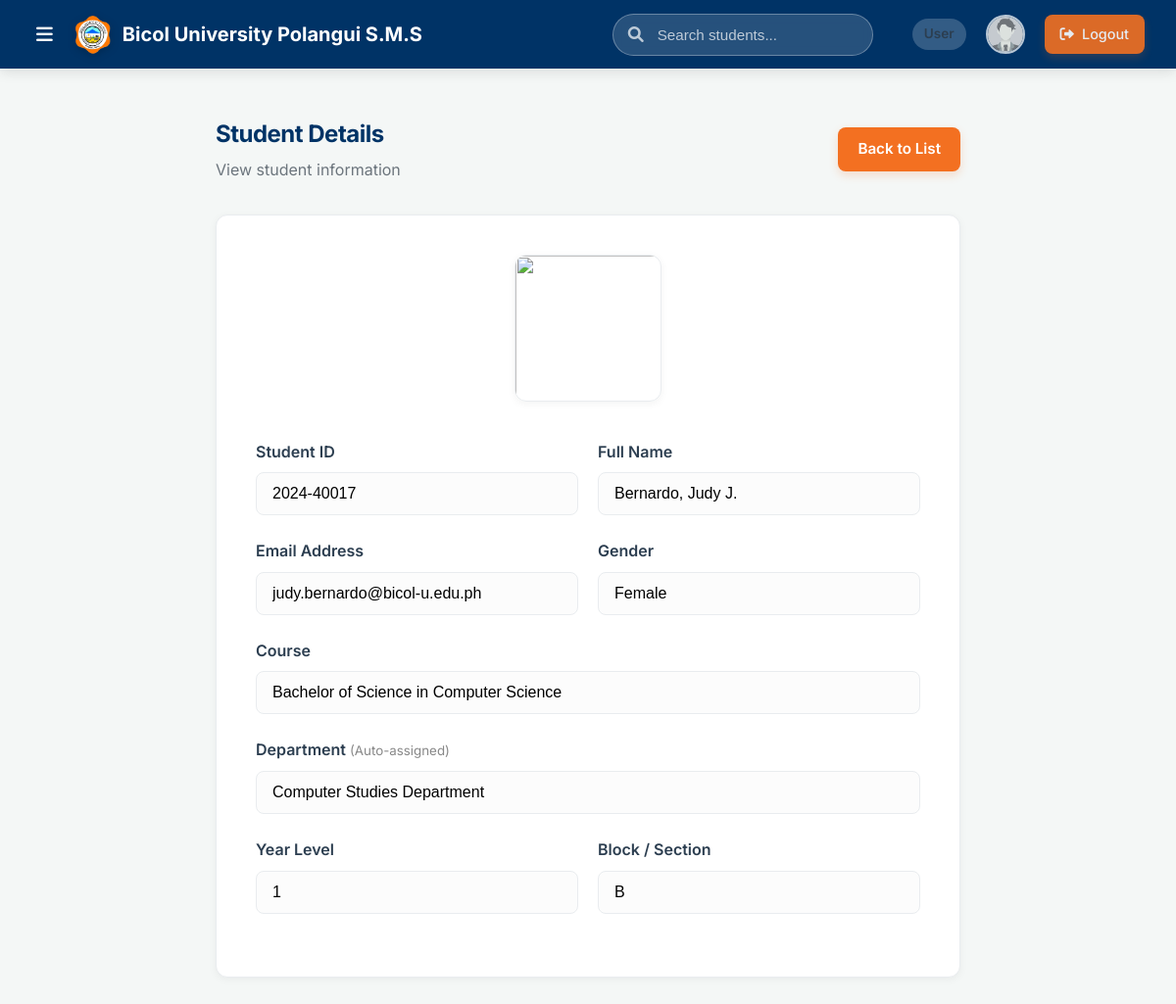
The app's page /frontend/student_dashboard_user.php?id=137 (signed in) with its own data.
### tables this page shows
CREATE TABLE `students` (
  `id` int(11) NOT NULL,
  `student_id` varchar(20) NOT NULL,
  `name` varchar(100) NOT NULL,
  `email` varchar(100) NOT NULL,
  `gender` enum('Male','Female') NOT NULL,
  `department` varchar(100) NOT NULL,
  `course` varchar(100) NOT NULL,
  `year_level` int(11) NOT NULL,
  `block` varchar(10) NOT NULL,
  `image_blob` longblob DEFAULT NULL,
  `created_at` timestamp NOT NULL DEFAULT current_timestamp(),
  `updated_at` timestamp NOT NULL DEFAULT current_timestamp() ON UPDATE current_timestamp()
);

### frontend/student_dashboard_user.php (the view, shortened to what this page needs)
<?php
require_once '../database/config.php';
$viewMode = false;
$student = null;
if (isset($_GET['id'])) {
    $viewMode = true;
    $id = $_GET['id'];
    try {
        $stmt = $pdo->prepare("SELECT * FROM students WHERE id = ?");
        $stmt->execute([$id]);
        $student = $stmt->fetch();
    } catch (PDOException $e) {
        die($e->getMessage());
    }
}
?>
<!DOCTYPE html>
<html lang="en">
<head>
    <link rel="stylesheet" href="css/style.css">
    <link rel="stylesheet" href="https://cdnjs.cloudflare.com/ajax/libs/font-awesome/6.0.0/css/all.min.css">
</head>
<body>
    <?php include 'includes/header_offcanvas.php'; ?>
    <div class="container" style="padding-top: 3rem; padding-bottom: 3rem; max-width: 800px;">
        <div style="display: flex; align-items: center; justify-content: space-between; margin-bottom: 2rem;">
            <div>
                <h2 style="margin-bottom: 5px;"><?php echo $viewMode ? 'Student Details' : 'Add New Student'; ?></h2>
                <p style="color: var(--text-secondary);"><?php echo $viewMode ? 'View student information' : 'Fill in the details below'; ?></p>
            </div>
            <a href="students_list_user.php" class="btn btn-secondary">Back to List</a>
        </div>
        <form action="student_dashboard_user.php" method="POST" enctype="multipart/form-data" class="auth-card" style="max-width: 100%;">
            <div style="text-align: center; margin-bottom: 30px;">
                <?php if ($viewMode): ?>
                    <img src="../backend/image.php?type=student&id=<?php echo $student['id']; ?>" style="width: 150px; height: 150px; object-fit: cover; border-radius: 12px; border: 1px solid var(--border-color); box-shadow: var(--shadow-sm);">
                <?php endif; ?>
            </div>
            <div style="display: grid; grid-template-columns: 1fr 1fr; gap: 20px;">
                <div class="form-group">
                    <label>Student ID</label>
                    <input type="text" name="student_id" class="form-control" value="<?php echo htmlspecialchars($student['student_id'] ?? ''); ?>" <?php echo $viewMode ? 'readonly' : 'required'; ?> placeholder="e.g. 2023-12345">
                </div>
                <div class="form-group">
                    <label>Full Name</label>
                    <input type="text" name="name" class="form-control" value="<?php echo htmlspecialchars($student['name'] ?? ''); ?>" <?php echo $viewMode ? 'readonly' : 'required'; ?> placeholder="Last Name, First Name M.I.">
                </div>
            </div>
            <div style="display: grid; grid-template-columns: 1fr 1fr; gap: 20px;">
                <div class="form-group">
                    <label>Email Address</label>
                    <input type="email" name="email" class="form-control" value="<?php echo htmlspecialchars($student['email'] ?? ''); ?>" <?php echo $viewMode ? 'readonly' : 'required'; ?> placeholder="example@bicol-u.edu.ph">
                </div>
                <div class="form-group">
                    <label>Gender</label>
                    <?php if ($viewMode): ?>
                        <input type="text" class="form-control" value="<?php echo htmlspecialchars($student['gender'] ?? ''); ?>" readonly>
                    <?php endif; ?>
                </div>
            </div>
            <div class="form-group">
                <label>Course</label>
                <?php if ($viewMode): ?>
                    <input type="text" class="form-control" value="<?php echo htmlspecialchars($student['course']); ?>" readonly>
                <?php endif; ?>
            </div>
            <div class="form-group">
                <label>Department <small style="font-weight: normal; color: #888;">(Auto-assigned)</small></label>
                <input type="text" id="departmentDisplay" class="form-control" readonly value="<?php echo htmlspecialchars($student['department'] ?? ''); ?>">
            </div>
            <div style="display: grid; grid-template-columns: 1fr 1fr; gap: 20px;">
                <div class="form-group">
                    <label>Year Level</label>
                    <?php if ($viewMode): ?>
                        <input type="text" class="form-control" value="<?php echo htmlspecialchars($student['year_level']); ?>" readonly>
                    <?php endif; ?>
                </div>
                <div class="form-group">
                    <label>Block / Section</label>
                    <?php if ($viewMode): ?>
                        <input type="text" class="form-control" value="<?php echo htmlspecialchars($student['block']); ?>" readonly>
                    <?php endif; ?>
                </div>
            </div>
        </form>
    </div>
</body>
</html>

### frontend/css/style.css (style rules this page uses)
:root { --bu-blue: #003366; --bu-blue-light: #004d99; --bu-orange: #f37021; --bu-orange-hover: #d9621b; --bg-body: #f4f7f6; --bg-card: #ffffff; --text-primary: #2c3e50; --text-secondary: #6c757d; --border-color: #e9ecef; --header-height: 70px; --sidebar-width: 260px; --card-radius: 12px; --shadow-sm: 0 2px 8px rgba(0,0,0,0.05); --shadow-md: 0 8px 24px rgba(0,0,0,0.08); }
* { box-sizing: border-box; margin: 0; padding: 0; }
body { font-family: 'Inter', 'Segoe UI', system-ui, sans-serif; background-color: var(--bg-body); color: var(--text-primary); line-height: 1.6; -webkit-font-smoothing: antialiased; }
a { text-decoration: none; color: inherit; transition: color 0.2s ease; }
h1, h2, h3, h4, h5, h6 { color: var(--bu-blue); font-weight: 700; margin-bottom: 1rem; letter-spacing: -0.5px; }
.btn { display: inline-flex; align-items: center; justify-content: center; padding: 10px 20px; border-radius: 8px; font-weight: 600; font-size: 0.95rem; cursor: pointer; border: none; transition: all 0.2s ease; gap: 8px; }
.btn-secondary { background-color: var(--bu-orange); color: white; box-shadow: 0 4px 10px rgba(243, 112, 33, 0.2); }
.container { max-width: 1200px; margin: 0 auto; padding: 0 20px; }
.auth-card { background: var(--bg-card); border-radius: var(--card-radius); padding: 2.5rem; box-shadow: var(--shadow-sm); border: 1px solid var(--border-color); width: 100%; max-width: 360px; margin: 0 auto; }
.form-group { margin-bottom: 1.5rem; }
.form-group label { display: block; margin-bottom: 0.5rem; font-weight: 600; color: var(--text-primary); }
.form-control { width: 100%; padding: 12px 16px; border: 1px solid var(--border-color); border-radius: 8px; font-size: 1rem; background-color: #fcfcfc; transition: all 0.2s; }

### records on screen
students: student_id "2024-40017", name "Bernardo, Judy J.", email "judy.bernardo@bicol-u.edu.ph", gender "Female", course "Bachelor of Science in Computer Science", department "Computer Studies Department", year_level "1", block "B"

### other values on screen
$_SESSION['role'] "User"
